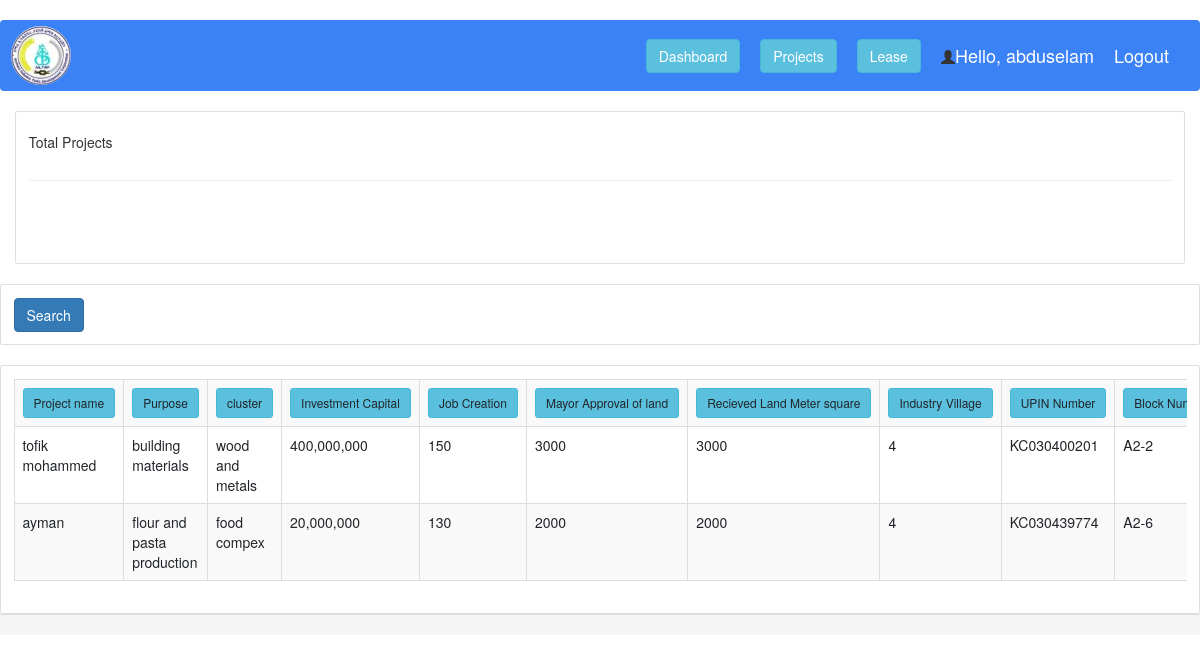
Page /projects/ (signed in) on the committed database.
### projects/models.py (models this page shows, shortened)
class Projects(models.Model):
    owner = models.ForeignKey(Owner, null=True, on_delete= models.SET_NULL)
    lease = models.ForeignKey(Lease, null=True, on_delete= models.SET_NULL)
    Project_name = models.CharField(max_length=200, null=True)
    purpose = models.CharField(max_length=200, null=True)
    cluster = models.CharField(max_length=200, null=True)
    Investment_Capital = models.CharField(max_length=200, null=True)
    Job_Creation = models.CharField(max_length=200, null=True)
    Mayor_Approval_of_land = models.CharField(max_length=200, null=True)
    Recieved_Land_Meter_square = models.CharField(max_length=200, null=True)
    Industry_Village = models.CharField(max_length=200, null=True)
    UPIN_Number = models.CharField(max_length=200, null=True)
    Block_Number = models.CharField(max_length=200, null=True)
    Parcel_Number = models.CharField(max_length=200, null=True)
    date_created = models.DateTimeField(auto_now_add=True, null=True)

### projects/decorators.py (the view)
		def wrapper_func(request, *args, **kwargs):
			group = None
			if request.user.groups.exists():
				group = request.user.groups.all()[0].name
			if group in allowed_roles:
				return view_func(request, *args, **kwargs)
			else:
				return HttpResponse('You are not authorized to view this page')

### projects/views.py (called while the page is built)
@login_required(login_url='login')
@allowed_users(allowed_roles=['admin'])
def projects(request):
    project = Projects.objects.all()
    context = {'project':project}
    return render(request,'projects/projects.html', context)

### projects/templates/projects/projects.html (shortened to what this page needs)
{% extends 'projects/main.html' %}
   {% block content %}
   <br>
{% include 'projects/owner_navbar.html'%}
<head>
   <link rel="stylesheet" href="../maxcdn.bootstrapcdn.com/bootstrap/3.3.6/css/bootstrap.min.css"/>
</head>
      <div class="col-md">
         <div class="card card-body">
            <h5>Total Projects</h5>
            <hr>
            <h1 style="text-align: center;padding: 10px">{{project_count}}</h1>
         </div>
      </div>
   <br>
   <div class="row">
      <div class="col">
         <div class="card card-body">
            <form method="get">
             <button class="btn btn-primary" type="submit">Search</button>
           </form>
         </div>
      </div>
   </div>
   <br>
   <div class="row">
      <div class="col-md">
         <div class="card card-body">
            <div class="table-responsive">
            <table class="table table-striped table-bordered table-sm">
               <tr>
                  <th><a class="btn btn-sm btn-info">Project name</a></th>
                        <th><a class="btn btn-sm btn-info">Purpose</a></th>
                        <th><a class="btn btn-sm btn-info">cluster</a></th>
                        <th><a class="btn btn-sm btn-info">Investment Capital</a></th>
                        <th><a class="btn btn-sm btn-info">Job Creation</a></th>
                        <th><a class="btn btn-sm btn-info">Mayor Approval of land</a></th>
                        <th><a class="btn btn-sm btn-info">Recieved Land Meter square</a></th>
                        <th><a class="btn btn-sm btn-info">Industry Village</a></th>
                        <th><a class="btn btn-sm btn-info">UPIN Number</a></th>
                        <th><a class="btn btn-sm btn-info">Block Number</a></th>
               </tr>
               {% for i in project %}
                  <tr>
                     <td>{{i.Project_name}}</td>
                     <td>{{i.purpose}}</td>
                     <td>{{i.cluster}}</td>
                     <td>{{i.Investment_Capital}}</td>
                     <td>{{i.Job_Creation}}</td>
                     <td>{{i.Mayor_Approval_of_land}}</td>
                     <td>{{i.Recieved_Land_Meter_square}}</td>
                     <td>{{i.Industry_Village}}</td>
                     <td>{{i.UPIN_Number}}</td>
                     <td>{{i.Block_Number}}</td>
                  </tr>
                {% endfor %}
            </table>
         </div>
      </div>
      <div class="panel-footer">
       </div>
   </div>
  {% endblock %}

### projects/templates/projects/owner_navbar.html (shortened to what this page needs)
    {% load static %}
    <head>
      <link rel="stylesheet"
href="https://maxcdn.bootstrapcdn.com/bootstrap/3.3.7/css/bootstrap.min.css">
      <script src="https://cdn.tailwindcss.com"></script>
    </head>
    <div class="">
    <nav class="navbar navbar-expand-lg bg-blue-500">
      <img src="{% static 'images/logo1.jpg' %}" class="img-circle" alt="logo">
       {% if request.user.is_staff %}
       <span ><a  class="hello-msg" href="{% url 'dashboard' %}"><button class="btn btn-info">Dashboard</button></a></span>
       <span ><a  class="hello-msg" href="{% url 'projects' %}"><button class="btn btn-info">Projects</button> </a></span>
       <span ><a  class="hello-msg" href="{% url 'lease' %}"><button class="btn btn-info">Lease</button> </a></span>
       {% endif %}
       <i class="glyphicon glyphicon-user"></i>
      <span class="hello-msg">Hello, {{request.user}}</span>
      <span ><a  class="hello-msg" href="{% url 'logout' %}">Logout</a></span>
     </nav>
    </div>

### static/css/main.css (style rules this page uses)
body { background-color: #4cb4c7; }

### projects/templates/projects/owner_navbar.html (style rules this page uses)
.hello-msg { font-size: 18px; color: #fff; margin-right: 20px; }

### rows in the picture
Projects: Project_name "tofik mohammed", purpose "building materials", cluster "wood and metals", Investment_Capital "400,000,000", Job_Creation "150", Mayor_Approval_of_land "3000", Recieved_Land_Meter_square "3000", Industry_Village "4", UPIN_Number "KC030400201", Block_Number "A2-2"
Projects: Project_name "ayman", purpose "flour and pasta production", cluster "food compex", Investment_Capital "20,000,000", Job_Creation "130", Mayor_Approval_of_land "2000", Recieved_Land_Meter_square "2000", Industry_Village "4", UPIN_Number "KC030439774", Block_Number "A2-6"

### other values in the picture
{{ request.user }} "abduselam"
